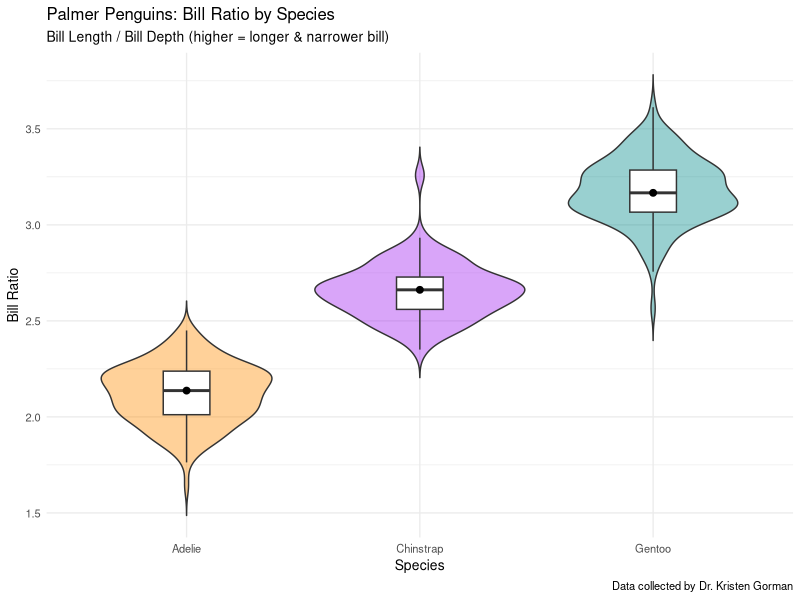
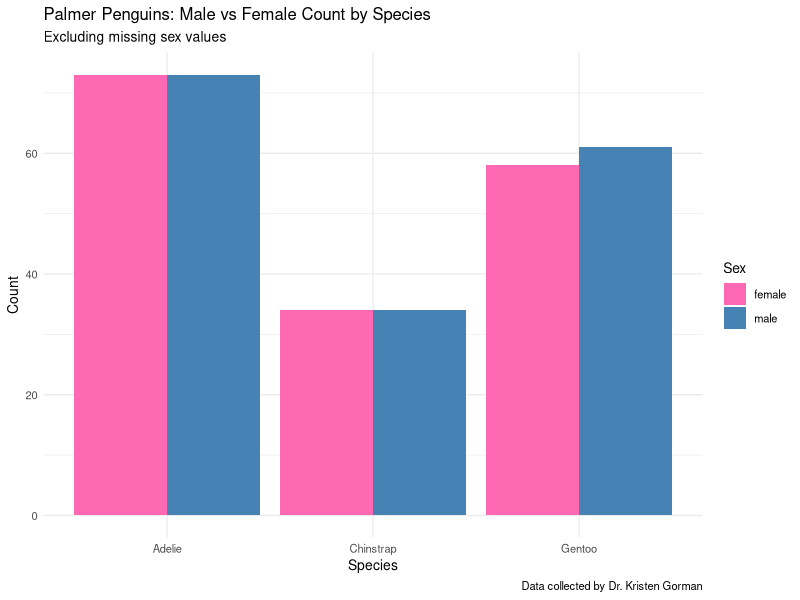
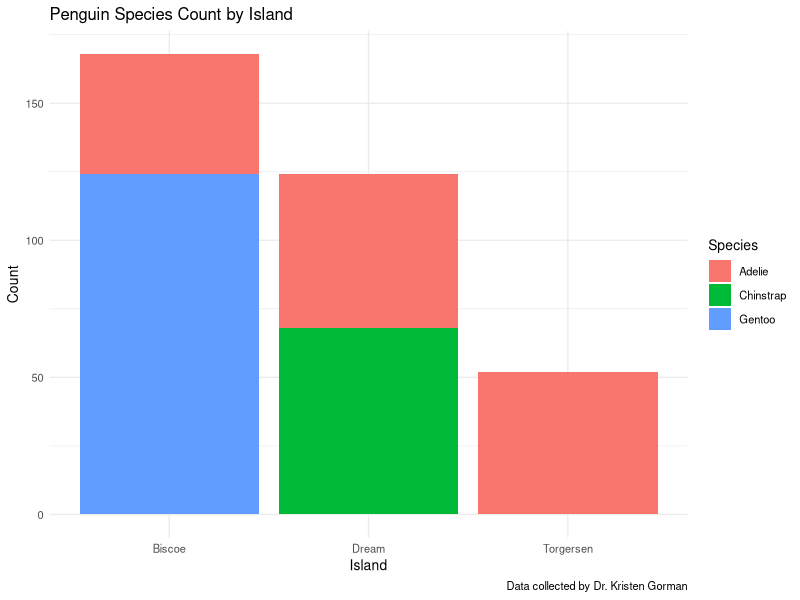
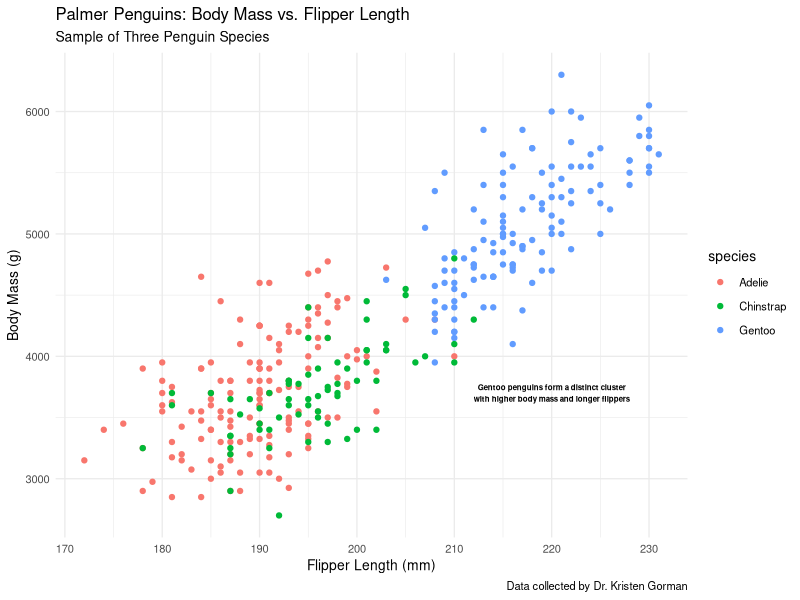

Recreate these plots in R, in order.
## ---- chunk 1
knitr::opts_chunk$set(echo = TRUE)
## ---- chunk 2
library(tidyverse)
library(palmerpenguins)
## ---- chunk 3
head(penguins)
nrow(penguins)
ncol(penguins)
glimpse(penguins)
## ---- chunk 4
colSums(is.na(penguins))
## ---- chunk 5
penguins %>%
  group_by(species) %>%
  summarise(
    avg_bill_length = mean(bill_length_mm, na.rm = TRUE),
    mid_bill_length = median(bill_length_mm, na.rm = TRUE),
    min_bill_length = min(bill_length_mm, na.rm = TRUE),
    max_bill_length = max(bill_length_mm, na.rm = TRUE),
    sd_bill_length = sd(bill_length_mm, na.rm = TRUE),
    avg_flipper_length = mean(flipper_length_mm, na.rm = TRUE),
    mid_flipper_length = median(flipper_length_mm, na.rm = TRUE),
    min_flipper_length = min(flipper_length_mm, na.rm = TRUE),
    max_flipper_length = max(flipper_length_mm, na.rm = TRUE),
    sd_flipper_length = sd(flipper_length_mm, na.rm = TRUE)
  )
## ---- chunk 6
penguins %>%
  group_by(island) %>%
  summarise(avg_body_mass = mean(body_mass_g, na.rm = TRUE)) %>%
  arrange(-avg_body_mass)
## ---- chunk 7
penguins <- penguins %>%
  mutate(bill_ratio = bill_length_mm / bill_depth_mm)
head(penguins)
## ---- chunk 8
penguins %>%
  select(species, bill_length_mm, bill_depth_mm, bill_ratio) %>%
  head()
## ---- chunk 9
penguins %>%
  group_by(species) %>%
  summarise(avg_bill_ratio = mean(bill_ratio, na.rm = TRUE)) %>%
  arrange(-avg_bill_ratio)
## ---- chunk 10
ggplot(data = penguins) +
  geom_violin(mapping = aes(x = species, y = bill_ratio, fill = species),
    alpha = 0.4,
    trim = FALSE,
    na.rm = TRUE) +
  geom_boxplot(mapping = aes(x = species, y = bill_ratio),
    width = 0.2,
    fill = "white",
    outlier.shape = NA,
    na.rm = TRUE) +
  stat_summary(mapping = aes(x = species, y = bill_ratio),
    fun = "median",
    geom = "point",
    color = "black",
    size = 2,
    na.rm = TRUE) +
  scale_fill_manual(values = c("darkorange", "purple", "cyan4")) +
  labs(title = "Palmer Penguins: Bill Ratio by Species",
    subtitle = "Bill Length / Bill Depth (higher = longer & narrower bill)",
    x = "Species",
    y = "Bill Ratio",
    caption  = "Data collected by Dr. Kristen Gorman") +
  theme_minimal(base_size = 10) +
  theme(legend.position = "none")
## ---- chunk 11
penguins %>%
  filter(!is.na(sex)) %>%
  count(species, sex)
## ---- chunk 12
penguins %>%
  filter(!is.na(sex)) %>%
  group_by(species, sex) %>%
  summarise(count = n(), .groups = "drop_last") %>%
  mutate(percentage = count / sum(count) * 100)
## ---- chunk 13
penguins %>%
  filter(!is.na(sex)) %>%
  ggplot(mapping = aes(x = species, fill = sex)) +
  geom_bar(position = "dodge") +
  labs(title = "Palmer Penguins: Male vs Female Count by Species",
       subtitle = "Excluding missing sex values",
       x = "Species",
       y = "Count",
       fill = "Sex",
       caption = "Data collected by Dr. Kristen Gorman") +
  scale_fill_manual(values = c("female" = "hotpink", "male" = "steelblue")) +
  theme_minimal(base_size = 10)
## ---- chunk 14
penguins %>%
  group_by(island, species) %>%
  summarise(count = n(), .groups = "drop")
## ---- chunk 15
penguins %>%
  group_by(island, species) %>%
  summarise(count = n(), .groups = "drop") %>%
  ggplot(mapping = aes(x = island, y = count, fill = species)) +
  geom_bar(stat = "identity") +
  labs(title = "Penguin Species Count by Island",
       x = "Island",
       y = "Count",
       fill = "Species",
       caption = "Data collected by Dr. Kristen Gorman") +
  theme_minimal(base_size = 10)
## ---- chunk 16
ggplot(data = penguins) +
  geom_point(mapping = aes(x = flipper_length_mm, y = body_mass_g, colour = species), na.rm = TRUE) +
  labs(title = "Palmer Penguins: Body Mass vs. Flipper Length",
       x = "Flipper Length (mm)",
       y = "Body Mass (g)",
       subtitle = "Sample of Three Penguin Species",
       caption = "Data collected by Dr. Kristen Gorman") +
  annotate("text", x = 220, y = 3700,
           label = 
             "Gentoo penguins form a distinct cluster\nwith higher body mass and longer flippers",
           colour = "black",
           fontface = "bold",
           size = 2) +
  theme_minimal(base_size = 10)
## ---- chunk 17
cor.test(penguins$flipper_length_mm, penguins$body_mass_g,
         use = "complete.obs")
